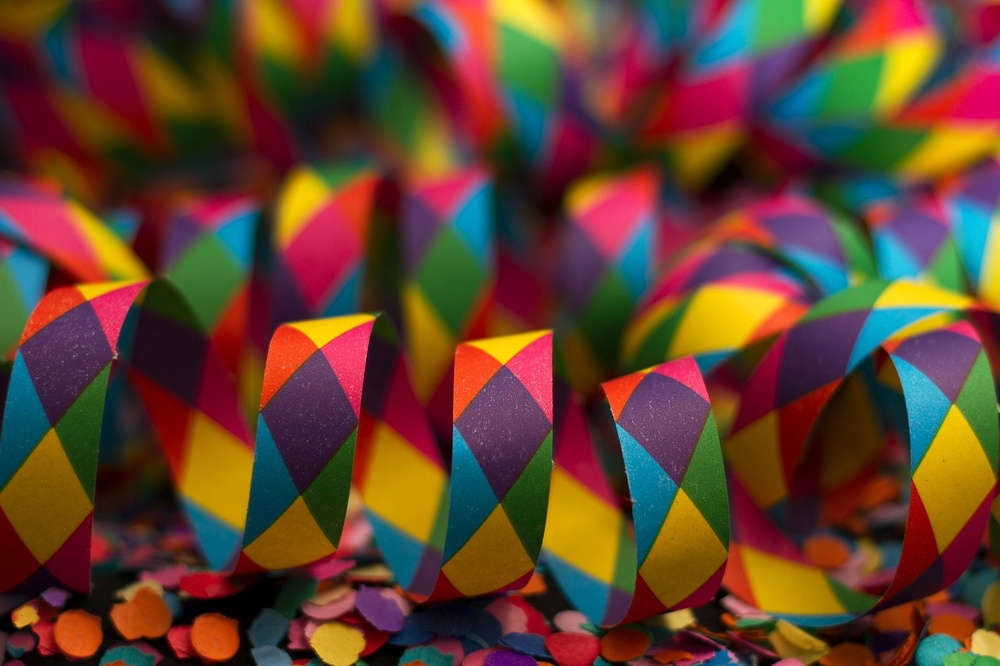
#> input picture image.jpg, 1000 x 666 px, shrunk from 1280 x 853 before the run
$ python -i app.py   (imports and definitions only)
#> lines starting #> are read from the running program, lines starting #| are printed output that depends on the picture
#> further down, picture is the input picture: shape (666, 1000, 3); mean B, G, R 47.3, 65.1, 98.9
import cv2
import numpy as np
import streamlit as st
from PIL import Image
import urllib.request

# [1 line not run here, left out]

# Define a function to convert the input image to a pencil sketch
def convert_to_pencil_sketch(img):
    # Convert from BGR to RGB format
    img = cv2.cvtColor(img, cv2.COLOR_BGR2RGB)

    # Convert the image to grayscale
    gray_img = cv2.cvtColor(img, cv2.COLOR_BGR2GRAY)
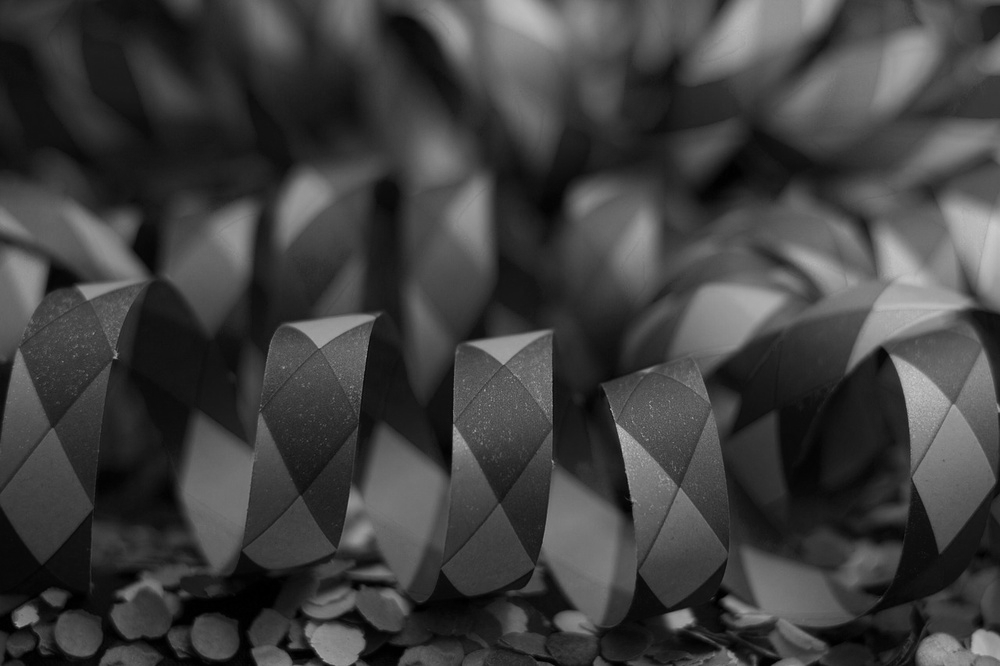
#> gray_img: shape (666, 1000); min 0, max 203, mean 63.7

    # Invert the grayscale image
    inverted_gray_img = 255 - gray_img
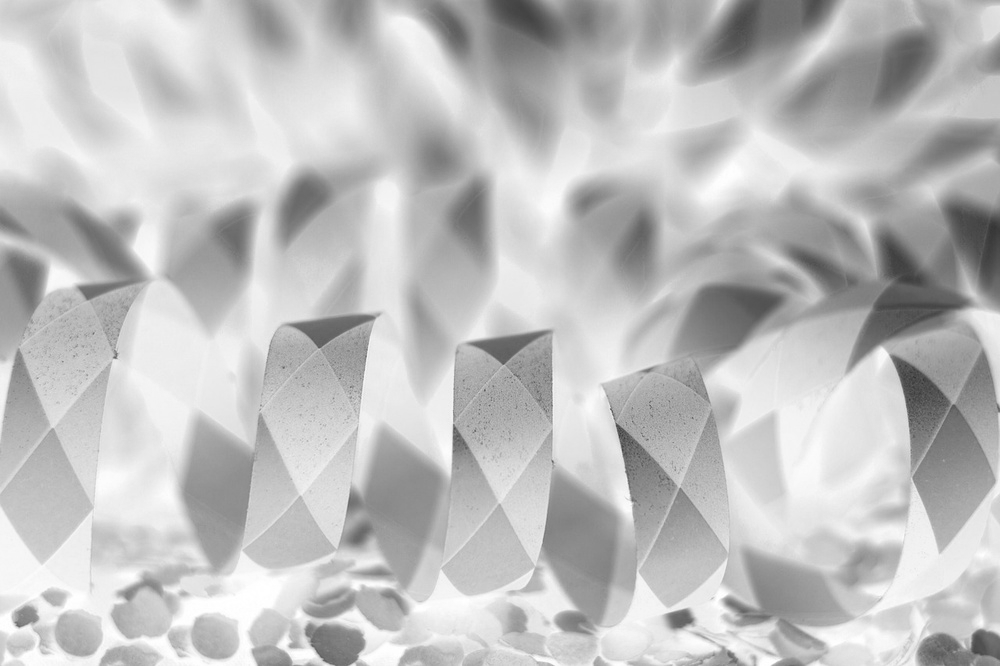
#> inverted_gray_img: shape (666, 1000); min 52, max 255, mean 191.3

    # Apply Gaussian blur to the inverted image
    blurred_img = cv2.GaussianBlur(inverted_gray_img, (21, 21), 0)

    # Convert the blurred image to pencil sketch using the divide blend mode
    pencil_sketch_img = cv2.divide(gray_img, 255 - blurred_img, scale=256)
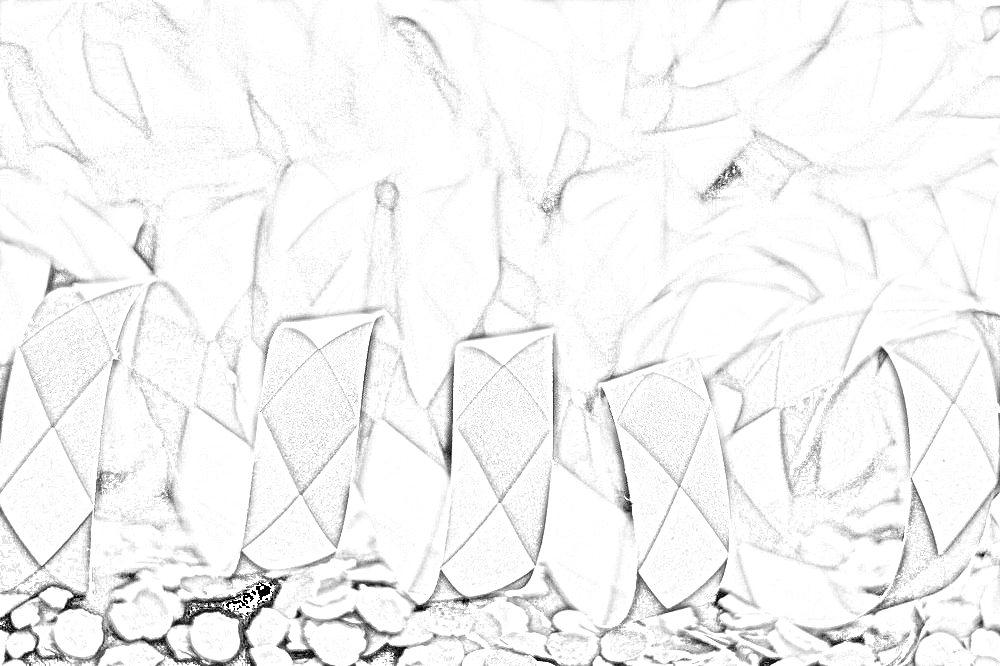
#> pencil_sketch_img: shape (666, 1000); min 0, max 255, mean 244.3

    # Return the pencil sketch image
    return pencil_sketch_img

# Define the main function
def main():
    # Set the title and icon
    st.title("Pencil Sketch App")
    st.sidebar.title("Settings")
    st.sidebar.markdown("Upload an image and adjust the settings to convert it into a pencil sketch.")

    # [5 lines of commented-out code are left out]

    img_file_buffer = st.sidebar.file_uploader("Upload an image", type=["jpg", "jpeg", "png"])
    if img_file_buffer is not None:
        # Read the image using OpenCV
        img = np.array(Image.open(img_file_buffer))
    else:
        # Use the default image
        #img = cv2.imread("android-chrome-192x192.png")
        st.warning('Please upload an image')

    # Display the input image
    st.subheader("Input Image")
    st.image(img, caption="Input Image", use_column_width=True)

    # Convert the image to pencil sketch
    pencil_sketch_img = convert_to_pencil_sketch(img)

    # Display the pencil sketch image
    st.subheader("Pencil Sketch")
    st.image(Image.fromarray(pencil_sketch_img), caption="Pencil Sketch", use_column_width=True)

    # Save the output image
    cv2.imwrite("output_image.jpg", pencil_sketch_img)

# [2 lines not run here, left out]

>>> import cv2
>>> picture = cv2.imread('image.jpg')
>>> result = convert_to_pencil_sketch(picture)
